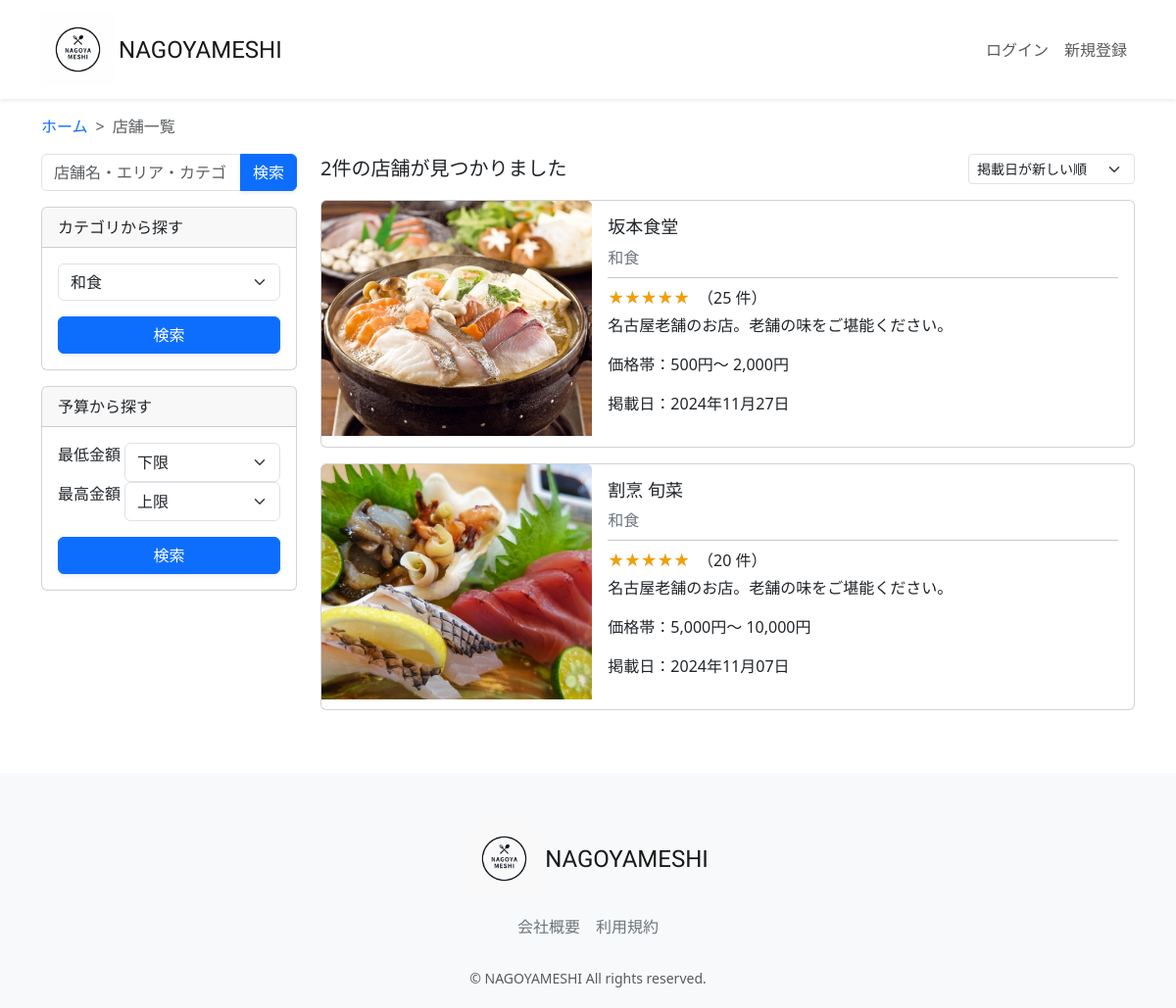
/restaurant-search/?category=和食&search_type=category, run on the app's committed database.
### restaurant/models.py (models this page shows, shortened)
class Restaurant(models.Model):
    name = models.CharField(verbose_name='店舗名', max_length=64)
    description = models.CharField(verbose_name='説明', max_length=128)
    price_min = models.IntegerField(verbose_name="最低金額", default=1000)
    price_max = models.IntegerField(verbose_name="最高金額", default=5000)
    zip_code = models.CharField(verbose_name='郵便番号', max_length=32)
    address = models.CharField(verbose_name='住所', max_length=128)
    business_time = models.CharField(verbose_name='営業時間', max_length=64)
    close_day_of_week = models.CharField(verbose_name='定休日', max_length=32)
    seats_number = models.CharField(verbose_name='座席数', max_length=32)
    category = models.ForeignKey(Category, verbose_name='カテゴリー', on_delete=models.PROTECT)
    photo = models.ImageField(verbose_name='写真', blank=True, null=True)
    created_at = models.DateTimeField(verbose_name='作成日時', auto_now_add=True)
    updated_at = models.DateTimeField(verbose_name='更新日時', auto_now=True)
    class Meta:
        verbose_name = 'レストラン'
        verbose_name_plural = 'レストラン'

class Category(models.Model):
    name = models.CharField(verbose_name='カテゴリー名', max_length=64)
    photo = models.ImageField(verbose_name='写真', blank=True, null=True)
    class Meta:
        verbose_name = 'カテゴリー'
        verbose_name_plural = 'カテゴリー'
    def __str__(self):
        return self.name

### restaurant/views.py (the view, shortened to what this page needs)
# urls.py: path("restaurant-search/", views.RestaurantSearchView.as_view(), name="restaurant_search"),
class RestaurantSearchView(generic.TemplateView):
    template_name = "restaurant/restaurant_search.html"
    def get_context_data(self, **kwargs):
        context = super().get_context_data(**kwargs)
        _session = self.request.session     # セッション情報取得
        search_type = self.request.GET.get("search_type")       # 検索種類
        if search_type is not None:     # 検索条件指定の場合 セッション情報クリア
            _session["keyword"] = ""
            _session["category"] = ""
            _session["price_min"] = -1
            _session["price_max"] = -1
            if search_type == "keyword":
                _session["keyword"] = self.request.GET.get("keyword")
            elif search_type == "category":
                _session["category"] = self.request.GET.get("category")
            elif search_type == "price":
                _session["price_min"] = int(self.request.GET.get("price_min"))
                _session["price_max"] = int(self.request.GET.get("price_max"))
        restaurant_list = []
        if search_type == "keyword":
            condition = Q(
                Q(name__icontains=_session["keyword"]) |
                Q(category__name__icontains=_session["keyword"]) |
                Q(address__icontains=_session["keyword"])
            )
        elif search_type == "category":
            condition = Q(category__name=_session["category"])
        elif search_type == "price":
            condition = Q(price_min__gte=_session["price_min"], price_max__lte=_session["price_max"])
        restaurant_list = models.Restaurant.objects.filter(condition)
        restaurant_list = restaurant_list.order_by("-created_at")
        for restaurant in restaurant_list:
            review_obj = models.Review.objects.filter(restaurant=restaurant).aggregate(Avg('rate'))
            restaunrat_rate = review_obj['rate__avg'] if review_obj['rate__avg'] is not None else 0
            restaurant.review_num = models.Review.objects.filter(restaurant=restaurant).count()
        context = {
            "keyword": _session["keyword"],
            "category_selected": _session["category"],
            "price_min": _session["price_min"],
            "price_max": _session["price_max"],
            "category_list": models.Category.objects.all(),
            "restaurant_list": restaurant_list,
        }
        return context

### restaurant/templates/restaurant/restaurant_search.html (shortened to what this page needs)
{% extends "layout/base.html" %}
{% load static %}
{% load humanize %}
{% block content %}
<main>
  <div class="container nagoyameshi-container pb-5">
    <div class="row justify-content-center">
      <nav class="my-3" style="--bs-breadcrumb-divider: '>';" aria-label="breadcrumb">
        <ol class="breadcrumb mb-0">
          <li class="breadcrumb-item"><a href="{% url 'top_page' %}">ホーム</a></li>
          <li class="breadcrumb-item active" aria-current="page">店舗一覧</li>
        </ol>
      </nav>
        <div class="col-xl-3 col-lg-4 col-md-12">
          <form method="GET" class="w-100 mb-3">
            <div class="input-group">
              <input type="text" class="form-control" placeholder="店舗名・エリア・カテゴリ" name="keyword" value={% if keyword %}{{ keyword }}{% else %}""{% endif %}>
              <button type="submit" class="btn btn-primary text-white shadow-sm">検索</button>
            </div>
          </form>
            <div class="card mb-3">
              <div class="card-header">カテゴリから探す</div>
                <div class="card-body">
                  <form method="GET" class="w-100">
                    <div class="form-group mb-3">
                      <select class="form-control form-select" name="category" required>
                        {% for category in category_list %}
                        <option value="{{ category.name }}"
                          {% if category_selected == category.name %}selected{% endif %}>{{ category.name }}
                        </option>
                        {% endfor %}
                      </select>
                    </div>
                    <div class="form-group">
                      <button type="submit" class="btn btn-primary text-white shadow-sm w-100">検索</button>
                    </div>
                  </form>
                </div>
              </div>
                <div class="card mb-3">
                  <div class="card-header">予算から探す</div>
                    <div class="card-body">
                      <form method="GET" class="w-100">
                        <div class="form-group mb-3">
                          <div class="price_search">
                              <p>最低金額</p>
                              <select class="form-control form-select" name="price_min" required>
                                <option value="">下限</option>
                            </select>
                          </div>
                          <div class="price_search">
                              <p>最高金額</p>
                                <select class="form-control form-select" name="price_max" required>
                                  <option value="">上限</option>
                              </select>
                          </div>
                        </div>
                          <div class="form-group">
                            <button type="submit" class="btn btn-primary text-white shadow-sm w-100">検索</button>
                          </div>
                      </form>
                  </div>
                </div>
             </div>
              <div class="col">
                <div class="d-flex justify-content-between flex-wrap">
                 <p class="fs-5 mb-3">
                  {{ restaurant_list.count }}件の店舗が見つかりました
                </p>
                  <form method="GET" class="mb-3 sort-box">
                    <select class="form-select form-select-sm" name="select_sort" aria-label=".form-select-sm example" onChange="this.form.submit();">
                      <option value="-created_at">掲載日が新しい順</option>
                    </select>
                  </form>
              </div>
              {% for restaurant in restaurant_list %}
                <div class="mb-3">
                  <a href="{% url 'restaurant_detail' restaurant.id %}" class="link-dark card-link">
                    <div class="card h-100">
                      <div class="row g-0">
                       <div class="col-md-4">
                        {% if restaurant.photo %}
                        <img src="{{ restaurant.photo.url }}" class="card-img-top horizontal-card-image">
                        {% endif %}
                        </div>
                        <div class="col-md-8">
                         <div class="card-body">
                          <h3 class="card-title">{{ restaurant.name }}</h3>
                            <div class="col d-flex text-secondary">
                             <div>
                              {{ restaurant.category }}
                             </div>
                            </div>
                            <hr class="my-2">
                            <p class="mb-1">
                              <span class="star-rating me-1" data-rate="{{restaurant.rate|floatformat:0}}"></span>
                              {{restaurant.rate|floatformat}} （{{ restaurant.review_num }} 件）
                            </p>
                            <p class="card-text">{{ restaurant.description }}</p>
                            <div class="card-price">
                              <p>価格帯：</p>
                              {{ restaurant.price_min | intcomma }}円〜 {{ restaurant.price_max | intcomma }}円
                            </div>
                            <p>掲載日：{{ restaurant.created_at|date:"Y年m月d日" }}</p>
                          </div>
                        </div>
                      </div>
                    </div>
                  </a>
                </div>
              {% endfor %}
      </div>
    </div>
  </div>
</main>
{% endblock %}

### static/css/nagoyameshi.css (style rules this page uses)
h3 { font-size: 1.125rem; }
a { text-decoration: none !important; }
.horizontal-card-image { width: 100%; height: 240px; object-fit: cover; }
.card-link { transition: 0.3s; }
.sort-box { width: 170px; }
.star-rating { position: relative; z-index: 0; display: inline-block; white-space: nowrap; color: #CCCCCC; }
.star-rating:before, .star-rating:after { content: '★★★★★'; }
.star-rating:after { position: absolute; z-index: 1; top: 0; left: 0; overflow: hidden; white-space: nowrap; color: #F29F05; }
.price_search select[name="price_min"] { width: 70%; height: 40px; }
.price_search select[name="price_max"] { width: 70%; height: 40px; }
.price_search { display: flex; justify-content: space-between; }
.card-price { display: flex; justify-content: left; }

### data on the page
Restaurant: photo (picture), name "坂本食堂", category "和食", review_num "25", description "名古屋老舗のお店。老舗の味をご堪能ください。", price_min "500", price_max "2,000", created_at "2024年11月27日"
Restaurant: photo (picture), name "割烹 旬菜", category "和食", review_num "20", description "名古屋老舗のお店。老舗の味をご堪能ください。", price_min "5,000", price_max "10,000", created_at "2024年11月07日"

### other printed values
{{ restaurant_list.count }} "2"
form field category "和食"
